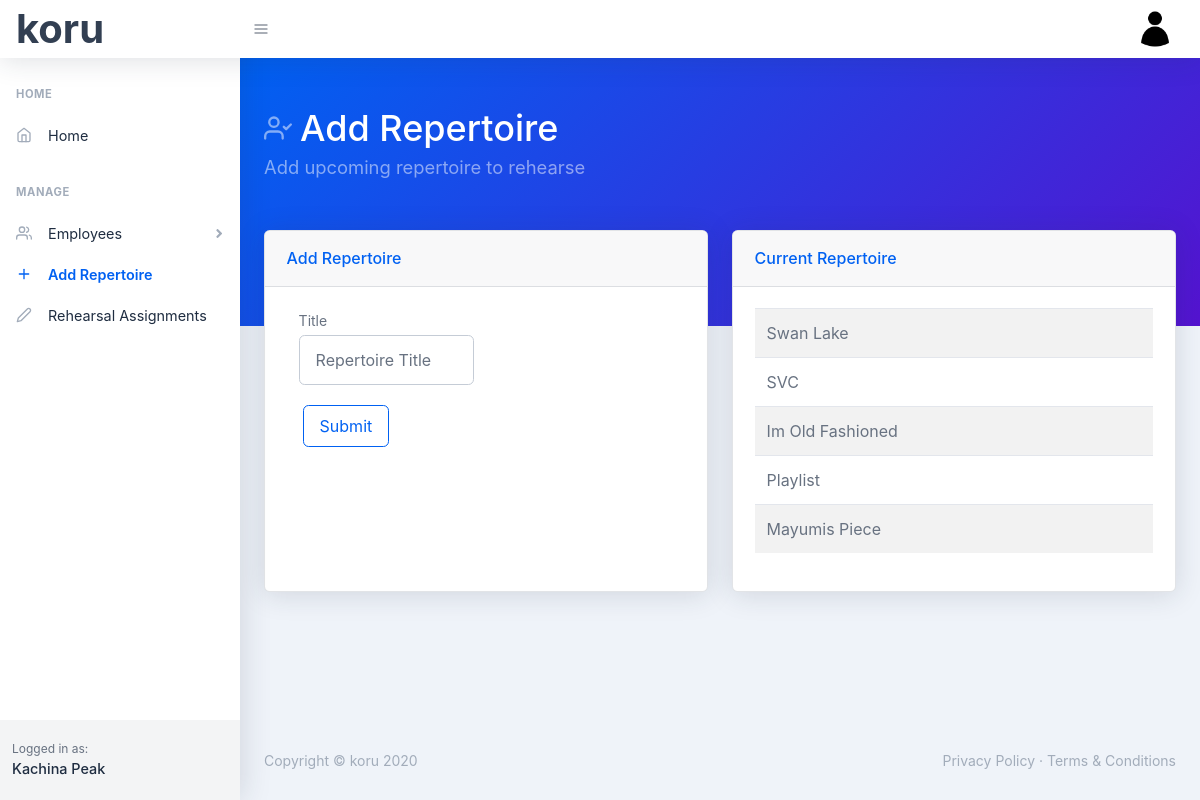
Page /add-repertoire (signed in) on the committed database.
### koru/models.py (models this page shows, shortened)
class User(db.Model, UserMixin):
    id = db.Column(db.Integer, primary_key=True)
    first_name = db.Column(db.String(30), nullable=False)
    last_name = db.Column(db.String(30), nullable=False)
    company_name = db.Column(db.String(60), nullable=False)
    email = db.Column(db.String(60), unique=True, nullable=False)
    image_file = db.Column(db.String(20), nullable=False, default='default.png')
    password = db.Column(db.String(60), nullable=False)
    dancers = db.relationship('Dancer', backref='company', lazy=True)
    balletmasters= db.relationship('BalletMaster', backref='company', lazy=True)
    accompanists = db.relationship('Accompanist', backref='company', lazy=True)
    repetiteurs = db.relationship('Repetiteur', backref='company', lazy=True)
    repertoire = db.relationship('Repertoire', backref='company', lazy=True)

class Repertoire(db.Model):
    id = db.Column(db.Integer, primary_key=True)
    title = db.Column(db.String(60), nullable=False)
    user_id = db.Column(db.Integer, db.ForeignKey('user.id'), nullable=False)

### koru/repertoire/routes.py (the view)
@repertoire.route('/add-repertoire', methods=['GET', 'POST'])
@login_required
def add_repertoire():
    form = AddRepertoireForm()
    if form.validate_on_submit():
        new_rep = Repertoire(title=form.title.data, company=current_user)
        db.session.add(new_rep)
        db.session.commit()
        flash('Repertoire Added', 'success')
        return redirect(url_for('repertoire.add_repertoire'))
    elif request.method == 'GET':
        repertoire = Repertoire.query.filter_by(user_id=current_user.id)
    return render_template('add-repertoire.html', title='Add Repertoire', form=form, repertoire=repertoire)

### koru/repertoire/forms.py
class AddRepertoireForm(FlaskForm):
    title = StringField('Title', validators=[DataRequired()])
    submit = SubmitField('Submit')

### koru/models.py (called while the page is built)
@login_manager.user_loader
def load_user(user_id):
    return User.query.get(int(user_id))

### koru/templates/add-repertoire.html (shortened to what this page needs)
{% extends "layout.html" %}
{% block header %}
<header class="page-header page-header-dark bg-gradient-primary-to-secondary pb-10">
    <div class="container">
        <div class="page-header-content pt-4">
            <div class="row align-items-center justify-content-between">
                <div class="col-auto mt-4">
                    <h1 class="page-header-title">
                        <div class="page-header-icon"><i data-feather="user-check"></i></div>
                        Add Repertoire
                    </h1>
                    <div class="page-header-subtitle">Add upcoming repertoire to rehearse</div>
                </div>
            </div>
        </div>
    </div>
</header>
{% endblock %}
{% block main %}
<div class="container">
    <div class="row mt-n10">
        <div class="col-xl-6 mb-4">
            <div class="card card-header-actions h-100">
                <div class="card-header">
                    Add Repertoire
                </div>
                <div class="card-body">
                    <form method="POST" action="">
                            <div class="form-group col-md-6">
                                {{ form.title.label(class="small mb-1") }}
                                {% if form.title.errors %}
                                    {{ form.title(class="form-control py-4 is-invalid", placeholder="Repertoire Title") }}
                                        <div class="invalid-feedback">
                                            {% for error in form.title.errors %}
                                                <span>{{ error }}</span>
                                            {% endfor %}
                                        </div>
                                    {% else %}
                                        {{ form.title(class="form-control py-4", placeholder="Repertoire Title") }}
                                    {% endif %}
                            </div>
                            {{ form.submit(class="btn btn-outline-primary m-1 ml-3") }}
                    </form>
                </div>
            </div>
        </div>
        <div class="col-xl-6 mb-4">
            <div class="card card-header-actions h-100">
                <div class="card-header">
                    Current Repertoire
                </div>
                <div class="card-body">
                    <table class="table table-striped">
                        <tbody>
                            {% for rep in repertoire %}
                            <tr>
                                <td>{{ rep.title }}</td>
                            </tr>
                            {% endfor %}
                        </tbody>
                    </table>
                </div>
            </div>
        </div>
    </div>
</div>
{% endblock %}

### koru/templates/layout.html (shortened to what this page needs)
<!DOCTYPE html>
<html lang="en">
    <head>
        <link href="../static/css/styles.css" rel="stylesheet" />
        <link href="https://cdn.datatables.net/1.10.21/css/jquery.dataTables.min.css" type="text/css" rel="stylesheet" />
    </head>
    <body class="nav-fixed">
        <nav class="topnav navbar navbar-expand shadow navbar-light bg-white" id="sidenavAccordion">
            <a class="navbar-brand" style="font-size: 40px;" href="{{ url_for('main.index') }}">koru</a>
            <button class="btn btn-icon btn-transparent-dark order-1 order-lg-0 mr-lg-2" id="sidebarToggle" href="#"><i data-feather="menu"></i></button>
            <ul class="navbar-nav align-items-center ml-auto">
                {% if current_user.is_authenticated %}
                <li class="nav-item dropdown no-caret mr-2 dropdown-user">
                    <a class="btn btn-icon btn-transparent-dark dropdown-toggle" id="navbarDropdownUserImage" href="javascript:void(0);" role="button" data-toggle="dropdown" aria-haspopup="true" aria-expanded="false"><img class="img-fluid" src="../static/images/profile_pics/{{ current_user.image_file }}" /></a>
                </li>
                {% else %}
                <a class="nav-link" href="{{ url_for('users.register') }}">Register</a>
                <a class="nav-link" href="{{ url_for('users.login') }}">Login</a>
                {% endif %}
            </ul>
        </nav>
        <div id="layoutSidenav">
            <div id="layoutSidenav_nav">
                <nav class="sidenav shadow-right sidenav-light">
                    <div class="sidenav-menu">
                        <div class="nav accordion" id="accordionSidenav">
                            <div class="sidenav-menu-heading">Home</div>
                            <a class="nav-link" href="{{ url_for('main.index') }}">
                                <div class="nav-link-icon"><i data-feather="home"></i></div>
                                Home
                            </a>
                            <div class="sidenav-menu-heading">Manage</div>
                            <a class="nav-link collapsed" href="javascript:void(0);" data-toggle="collapse" data-target="#collapseDashboards" aria-expanded="false" aria-controls="collapseDashboards">
                                <div class="nav-link-icon"><i data-feather="users"></i></div>
                                Employees
                                <div class="sidenav-collapse-arrow"><i class="fas fa-angle-down"></i></div>
                            </a>
                            <a class="nav-link" href="{{ url_for('repertoire.add_repertoire') }}">
                                <div class="nav-link-icon"><i data-feather="plus"></i></div>
                                Add Repertoire
                            </a>
                            <a class="nav-link" href="{{ url_for('repertoire.rehearsal_assignments') }}">
                                <div class="nav-link-icon"><i data-feather="edit-2"></i></div>
                                Rehearsal Assignments
                            </a>
                        </div>
                    </div>
                    <div class="sidenav-footer">
                        <div class="sidenav-footer-content">
                            <div class="sidenav-footer-subtitle">Logged in as:</div>
                            <div class="sidenav-footer-title">{{ current_user.company_name }}</div>
                        </div>
                    </div>
                </nav>
            </div>
            <div id="layoutSidenav_content">
                <main>
                    {% block header %} {% endblock %}
                        {% block main %} {% endblock %}
                </main>
                <footer class="footer mt-auto footer-light">
                    <div class="container-fluid">
                        <div class="row">
                            <div class="col-md-6 small">Copyright &copy; koru 2020</div>
                            <div class="col-md-6 text-md-right small">
                                <a href="#!">Privacy Policy</a>
                                &middot;
                                <a href="#!">Terms &amp; Conditions</a>
                            </div>
                        </div>
                    </div>
                </footer>
            </div>
        </div>
    </body>
</html>

### rows in the picture
User: image_file (placeholder picture), company_name "Kachina Peak"
Repertoire: title "Swan Lake"
Repertoire: title "SVC"
Repertoire: title "Im Old Fashioned"
Repertoire: title "Playlist"
Repertoire: title "Mayumis Piece"
